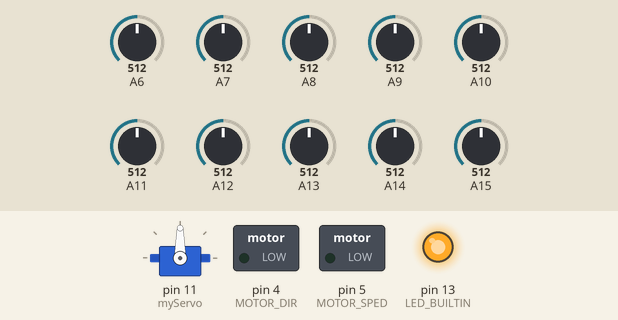
Recording of a sketch running on a simulated Arduino Mega 2560, built with avr-gcc and run on an emulated ATmega2560. Shown: servo, switched loads named in the sketch (green lamp = pin HIGH), output pins drawn as LEDs (lit = HIGH). Inputs (shaded band) come from the test bench; at power-on: A6 = 512, A7 = 512, A8 = 512, A9 = 512, A10 = 512, A11 = 512, A12 = 512, A13 = 512, A14 = 512, A15 = 512. What the sketch prints to the serial monitor is not drawn.

Above: at 0.1 s.
At 7.1 s:
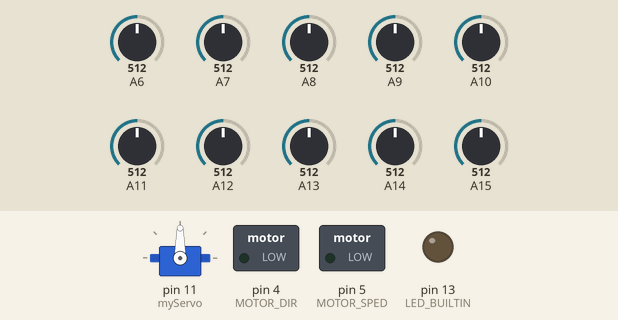
At 7.6 s:
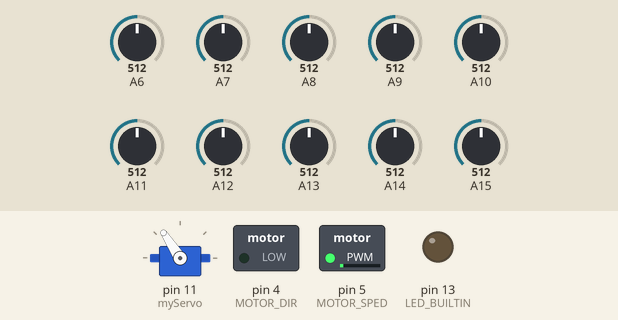
Timing chart, 0 to 9.1 s (numbered marks = the images above):
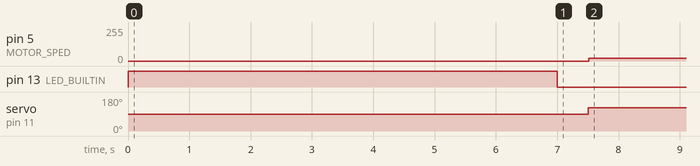

The sketch:

trying.ino
```cpp
#include <QTRSensors.h>
#include <Servo.h>

#define MOTOR_SPED 5
#define MOTOR_DIR 4
#define BASESPED 40
#define STOP 0
#define TRIGGER 6
#define ECHO 7

//------------ svet
bool is_red = true;
bool is_stop_lin = true;

//------------ irda
int sensor = 0;
int lastFilter = 0;

//------------ qtr sensor
QTRSensors qtr;

const uint8_t SensorCount = 10;
uint16_t sensorValues[SensorCount];
int pos = 0;
int old_pos = 0;

bool is_line_passing = false;
bool is_line_passed = false;

uint16_t position;

uint32_t lines[3][2];

long t_start = millis();

size_t line_n = 0;
int line_len = 0;

//------------ servo
Servo myServo;

//------------ motor
int speed = BASESPED;

//------------ pid
class PID
{

    float p, i, d;
    float old_error = 0;
    float integral = 0;

    float start_time;

public:
    PID(float kp, float ki, float kd)
    {
        p = kp;
        i = ki;
        d = kd;

        start_time = millis();
    }

    int get_angle(int centr)
    {
        int error = centr - 4500;

        integral += error * i;
        float integ = integral / (start_time - millis());

        int derivative = error - old_error;

        int angle = (p * error + integ + d * derivative) + 90;

        old_error = error;

        return min(max(angle, 57), 123);
    }
};

PID pid{0.015, 0.003, 0.03}; //{15, 15, 30};

int angle = 90;

void setup()
{
    Serial3.begin(115200);

    Serial.begin(9600);
    Serial.println("ok");
    // setup pins
    pinMode(MOTOR_SPED, OUTPUT);
    pinMode(MOTOR_DIR, OUTPUT);
    pinMode(TRIGGER, OUTPUT);
    pinMode(ECHO, OUTPUT);
    myServo.attach(11);

    // qtr setup
    qtr.setTypeAnalog();
    qtr.setSensorPins((const uint8_t[]){
                          A15, A14, A13, A12, A11, A10, A9, A8, A7, A6},
                      SensorCount);

    // qtr calibration
    pinMode(LED_BUILTIN, OUTPUT);
    digitalWrite(LED_BUILTIN, HIGH);
    for (uint16_t i = 0; i < 200; i++)
    {
        qtr.calibrate();
        delay(10);
    }
    digitalWrite(LED_BUILTIN, LOW);

    Serial.println("start");

    delay(500);

    t_start = millis();
}

void loop()
{
    irDa();
    speed = BASESPED;
    if (is_red && is_stop_lin)
    {
        speed = 0;
    }
    else if (is_red)
    {
        speed /= 2;
    }

    // get centr line
    // qtr.readLineBlack
    qtr.readCalibrated(sensorValues, QTRReadMode::On);

    find_centers();

    is_stop_lin = false;
    pos = get_cool_line();
    old_pos = pos;

    if (!is_line_passed)
    {
        if (line_n <= 1 && is_line_passing)
        {
            is_line_passed = true;
        }
        else if (line_n > 1)
        {
            is_line_passing = true;
        }
    }

    // get angle
    angle = pid.get_angle(pos);

    // write
    myServo.write(angle);
    analogWrite(MOTOR_DIR, LOW);
    analogWrite(MOTOR_SPED, speed);

    delay(5);
}

void irDa()
{ // это просто функция никуда не надо
    if (Serial3.available() == 0)
    {
        lastFilter = Serial3.read();
        Serial.println(lastFilter);
        if (lastFilter > -1 && lastFilter < 7)
        {
            sensor = lastFilter;
        }
    }
    is_red = false;
    if (sensor == 0 || sensor == 1 || sensor == 4)
    {
        is_red = true;
    }
}

int distant(unsigned long limit) // функция считывания датчика расстояния
{
    unsigned long lim = limit * 58;
    int cm;
    digitalWrite(TRIGGER, LOW);
    delayMicroseconds(2);
    digitalWrite(TRIGGER, HIGH);
    delayMicroseconds(10);
    digitalWrite(TRIGGER, LOW);

    cm = int(pulseIn(ECHO, HIGH, lim) / 58);
    // delay(10);
    if (cm == 0)
    {
        return int(limit);
    }
    return cm;
}

void find_centers()
{
    size_t line_start = 0, line_end = 0;

    line_n = 0;
    line_len = 0;
    for (size_t i = 0; i < SensorCount; ++i)
    {
        if (line_n >= 3)
        {
            break;
        }
        if (sensorValues[i] > qtr.calibrationOn.maximum[i])
        {
            line_len++;
            if (!line_start)
            {
                line_start = i + 1;
            }
        }
        else if (sensorValues[i] < qtr.calibrationOn.maximum[i] && line_start)
        {
            line_end = i;

            uint32_t avg = 0; // this is for the weighted total
            uint16_t sum = 0; // this is for the denominator, which is <= 64000

            for (uint8_t i = line_start - 1; i < line_end; i++)
            {
                uint16_t value = sensorValues[i];

                // only average in values that are above a noise threshold
                if (value > 50)
                {
                    avg += (uint32_t)value * (i * 1000);
                    sum += value;
                }
            }
            lines[line_n][0] = line_len;
            lines[line_n][1] = min(avg / sum, 9000);
            // Serial.println(avg / sum);

            line_n++;
            line_start = 0;
            line_end = 0;

            line_len = 0;
        }
    }
    if (line_start)
    {
        line_end = 9;

        uint32_t avg = 0; // this is for the weighted total
        uint16_t sum = 0; // this is for the denominator, which is <= 64000

        for (uint8_t i = line_start - 1; i < line_end; i++)
        {
            uint16_t value = sensorValues[i];

            // only average in values that are above a noise threshold
            if (value > 50)
            {
                avg += (uint32_t)value * (i * 1000);
                sum += value;
            }
        }
        lines[line_n][0] = line_len;
        lines[line_n][1] = min(avg / sum, 9000);
        // Serial.println(avg / sum);
        line_n++;
    }
}

int get_cool_line()
{
    int cool_line = old_pos;
    if (!is_line_passed)
    {
        for (size_t i = line_n - 1; i >= 0; --i)
        {
            auto lin = lines[i];

            if (lin[0] <= 3)
            {
                cool_line = lin[1];
                break;
            }
            is_stop_lin = true;
        }
    }
    else
    {
        for (size_t i = 0; i < line_n; ++i)
        {
            auto lin = lines[i];

            if (lin[0] > 3)
            {
                is_stop_lin = true;
                continue;
            }

            if (abs(cool_line - 4500) > abs(lin[1] - 4500))
            {
                cool_line = lin[1];
            }
        }
    }

    return cool_line;
}
```

Measured:
- by itself, pin 5 (MOTOR_SPED): 0/255 → 20/255 at 7.5 s
- by itself, servo on pin 11 (myServo): 90° → 123° at 7.5 s
